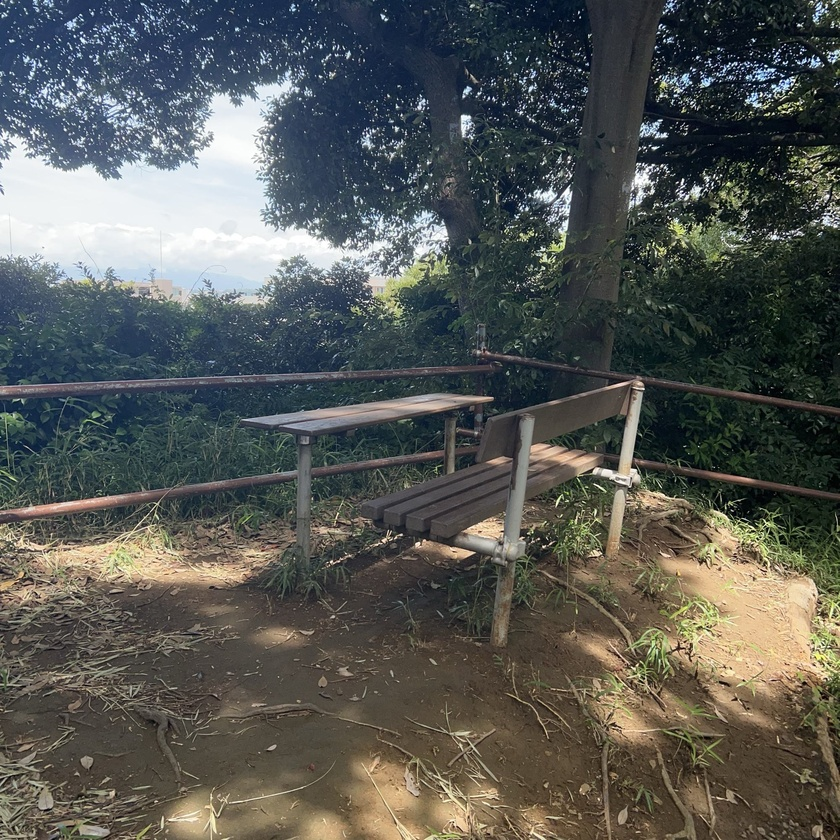
#> input picture edit/cropped_image_1.jpg, 840 x 840 px, shrunk from 2000 x 2000 before the run, found by its file name
$ python overlay_images.py
#> lines starting #> are read from the running program, lines starting #| are printed output that depends on the picture
from PIL import Image

def overlay_images(img_path1, img_path2, output_path):
    # 画像を読み込み
#> called with img_path1 = 'data/cropped_image_1.jpg', img_path2 = 'data/filtered_image_1.jpg', output_path = 'data/overlay_output.png'
    img1 = Image.open(img_path1).convert("RGBA")
    img2 = Image.open(img_path2).convert("RGBA")
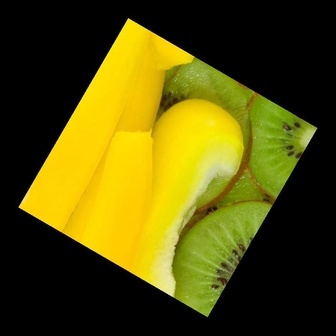
#> input picture hdr/filtered_image_1.jpg, 336 x 336 px, shrunk from 800 x 800 before the run, found by its file name

    # img2 のアルファ値を 50% に設定
    img2_with_alpha = img2.copy()
    img2_with_alpha.putalpha(128)
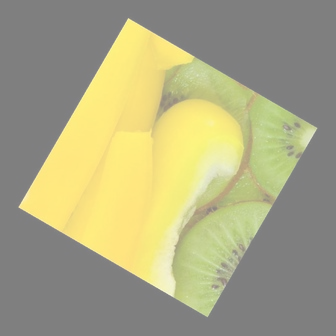
#> img2_with_alpha: PIL image 336x336 RGBA; mean R, G, B, A 86.1, 79.2, 7.7, 128; transparent parts drawn white

    # 背景に img1 を使って img2 を重ねる
    img1.paste(img2_with_alpha, (0, 0), img2_with_alpha)
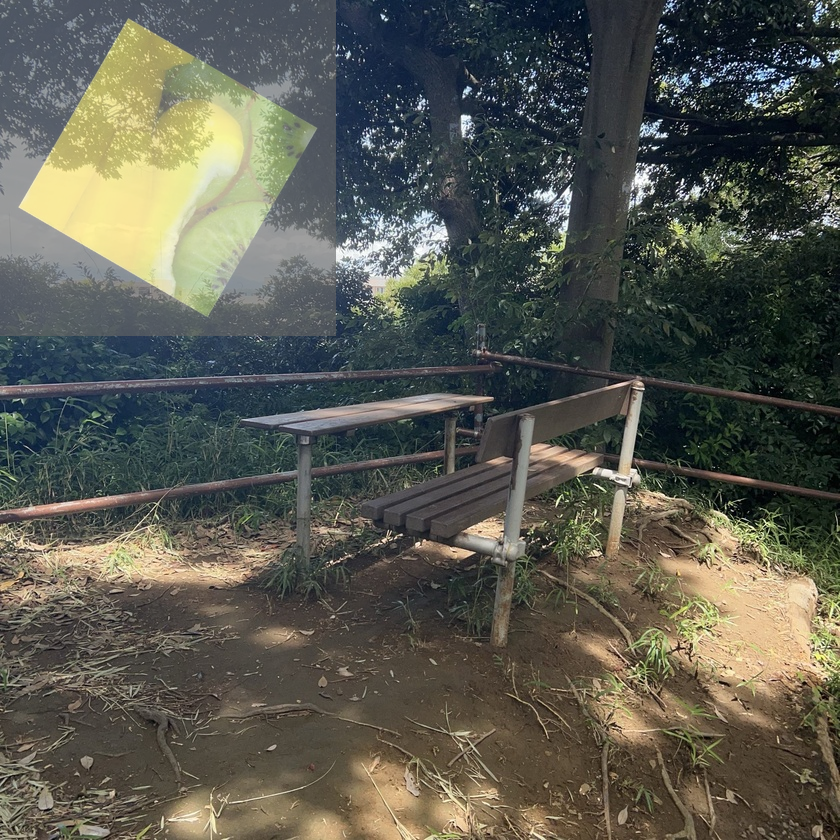
#> img1: PIL image 840x840 RGBA; mean R, G, B, A 82.9, 83.5, 72.9, 244.8; transparent parts drawn white

    # 保存
    img1.save(output_path)

# 使い方例
overlay_images("data/cropped_image_1.jpg", "data/filtered_image_1.jpg", "data/overlay_output.png")

print("cropped_image_1.jpgとfiltered_image_1.jpgを重ねてdata/overlay_output.pngとして保存しました。")
